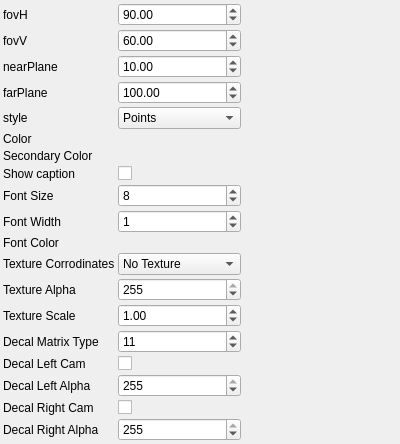
<?xml version="1.0" encoding="UTF-8"?>
<ui version="4.0">
 <class>Draw3dCameraParametersControlWidget</class>
 <widget class="QWidget" name="Draw3dCameraParametersControlWidget">
  <property name="geometry">
   <rect>
    <x>0</x>
    <y>0</y>
    <width>400</width>
    <height>300</height>
   </rect>
  </property>
  <property name="windowTitle">
   <string>Draw3dCameraParameters</string>
  </property>
   <layout class="QGridLayout" name="gridLayout">
    <property name="margin">
     <number>3</number>
    </property>
    <property name="spacing">
     <number>3</number>
    </property>
    <item row="0" column="0">
     <widget class="QLabel" name="label_0">
       <property name="text">
         <string>fovH</string>
       </property>
     </widget>
    </item>
    <item row="0" column="1">
     <widget class="QDoubleSpinBox" name="fovHSpinBox">
       <property name="toolTip">
         <string>fovH</string>
       </property>
       <property name="minimum">
        <double>0</double>
       </property>
       <property name="maximum">
        <double>180</double>
       </property>
       <property name="singleStep">
        <double>1</double>
       </property>
       <property name="value">
        <double>90</double>
       </property>
     </widget>
    </item>
    <item row="1" column="0">
     <widget class="QLabel" name="label_1">
       <property name="text">
         <string>fovV</string>
       </property>
     </widget>
    </item>
    <item row="1" column="1">
     <widget class="QDoubleSpinBox" name="fovVSpinBox">
       <property name="toolTip">
         <string>fovV</string>
       </property>
       <property name="minimum">
        <double>0</double>
       </property>
       <property name="maximum">
        <double>180</double>
       </property>
       <property name="singleStep">
        <double>1</double>
       </property>
       <property name="value">
        <double>60</double>
       </property>
     </widget>
    </item>
    <item row="2" column="0">
     <widget class="QLabel" name="label_2">
       <property name="text">
         <string>nearPlane</string>
       </property>
     </widget>
    </item>
    <item row="2" column="1">
     <widget class="QDoubleSpinBox" name="nearPlaneSpinBox">
       <property name="toolTip">
         <string>nearPlane</string>
       </property>
       <property name="minimum">
        <double>0</double>
       </property>
       <property name="maximum">
        <double>20000</double>
       </property>
       <property name="singleStep">
        <double>1</double>
       </property>
       <property name="value">
        <double>10</double>
       </property>
     </widget>
    </item>
    <item row="3" column="0">
     <widget class="QLabel" name="label_3">
       <property name="text">
         <string>farPlane</string>
       </property>
     </widget>
    </item>
    <item row="3" column="1">
     <widget class="QDoubleSpinBox" name="farPlaneSpinBox">
       <property name="toolTip">
         <string>farPlane</string>
       </property>
       <property name="minimum">
        <double>0</double>
       </property>
       <property name="maximum">
        <double>20000</double>
       </property>
       <property name="singleStep">
        <double>1</double>
       </property>
       <property name="value">
        <double>100</double>
       </property>
     </widget>
    </item>
    <item row="4" column="0">
     <widget class="QLabel" name="label_4">
       <property name="text">
         <string>style</string>
       </property>
     </widget>
    </item>
    <item row="4" column="1">
     <widget class="QComboBox" name="styleComboBox">
       <property name="currentIndex">
         <number>0</number>
       </property>
       <item>
        <property name="text">
         <string>Points</string>
        </property>
       </item>
       <item>
        <property name="text">
         <string>Wireframe</string>
        </property>
       </item>
       <item>
        <property name="text">
         <string>Filled</string>
        </property>
       </item>
       <item>
        <property name="text">
         <string>Filled And Frame</string>
        </property>
       </item>
       <item>
        <property name="text">
         <string>Textured</string>
        </property>
       </item>
       <property name="toolTip">
         <string>style</string>
       </property>
     </widget>
    </item>
    <item row="5" column="0">
     <widget class="QLabel" name="label_5">
       <property name="text">
         <string>Color</string>
       </property>
     </widget>
    </item>
    <item row="5" column="1">
     <widget class="RgbColorParametersControlWidget" name="colorControlWidget">
       <property name="toolTip">
         <string>Color</string>
       </property>
     </widget>
    </item>
    <item row="6" column="0">
     <widget class="QLabel" name="label_6">
       <property name="text">
         <string>Secondary Color</string>
       </property>
     </widget>
    </item>
    <item row="6" column="1">
     <widget class="RgbColorParametersControlWidget" name="secondaryColorControlWidget">
       <property name="toolTip">
         <string>Secondary Color</string>
       </property>
     </widget>
    </item>
    <item row="7" column="0">
     <widget class="QLabel" name="label_7">
       <property name="text">
         <string>Show caption</string>
       </property>
     </widget>
    </item>
    <item row="7" column="1">
     <widget class="QCheckBox" name="showCaptionCheckBox">
       <property name="toolTip">
         <string>Show caption</string>
       </property>
     </widget>
    </item>
    <item row="8" column="0">
     <widget class="QLabel" name="label_8">
       <property name="text">
         <string>Font Size</string>
       </property>
     </widget>
    </item>
    <item row="8" column="1">
     <widget class="QSpinBox" name="fontSizeSpinBox">
       <property name="toolTip">
         <string>Font Size</string>
       </property>
       <property name="minimum">
        <number>0</number>
       </property>
       <property name="maximum">
        <number>255</number>
       </property>
       <property name="singleStep">
        <number>1</number>
       </property>
       <property name="value">
        <number>8</number>
       </property>
     </widget>
    </item>
    <item row="9" column="0">
     <widget class="QLabel" name="label_9">
       <property name="text">
         <string>Font Width</string>
       </property>
     </widget>
    </item>
    <item row="9" column="1">
     <widget class="QSpinBox" name="fontWidthSpinBox">
       <property name="toolTip">
         <string>Font Width</string>
       </property>
       <property name="minimum">
        <number>0</number>
       </property>
       <property name="maximum">
        <number>255</number>
       </property>
       <property name="singleStep">
        <number>1</number>
       </property>
       <property name="value">
        <number>1</number>
       </property>
     </widget>
    </item>
    <item row="10" column="0">
     <widget class="QLabel" name="label_10">
       <property name="text">
         <string>Font Color</string>
       </property>
     </widget>
    </item>
    <item row="10" column="1">
     <widget class="RgbColorParametersControlWidget" name="fontColorControlWidget">
       <property name="toolTip">
         <string>Font Color</string>
       </property>
     </widget>
    </item>
    <item row="11" column="0">
     <widget class="QLabel" name="label_11">
       <property name="text">
         <string>Texture Corrodinates</string>
       </property>
     </widget>
    </item>
    <item row="11" column="1">
     <widget class="QComboBox" name="textureCorrodinatesComboBox">
       <property name="currentIndex">
         <number>0</number>
       </property>
       <item>
        <property name="text">
         <string>No Texture</string>
        </property>
       </item>
       <item>
        <property name="text">
         <string>Auto Decide</string>
        </property>
       </item>
       <item>
        <property name="text">
         <string>Force Texture</string>
        </property>
       </item>
       <property name="toolTip">
         <string>Texture Corrodinates</string>
       </property>
     </widget>
    </item>
    <item row="12" column="0">
     <widget class="QLabel" name="label_12">
       <property name="text">
         <string>Texture Alpha</string>
       </property>
     </widget>
    </item>
    <item row="12" column="1">
     <widget class="QSpinBox" name="textureAlphaSpinBox">
       <property name="toolTip">
         <string>Texture Alpha</string>
       </property>
       <property name="minimum">
        <number>0</number>
       </property>
       <property name="maximum">
        <number>255</number>
       </property>
       <property name="singleStep">
        <number>1</number>
       </property>
       <property name="value">
        <number>255</number>
       </property>
     </widget>
    </item>
    <item row="13" column="0">
     <widget class="QLabel" name="label_13">
       <property name="text">
         <string>Texture Scale</string>
       </property>
     </widget>
    </item>
    <item row="13" column="1">
     <widget class="QDoubleSpinBox" name="textureScaleSpinBox">
       <property name="toolTip">
         <string>Texture Scale</string>
       </property>
       <property name="minimum">
        <double>0</double>
       </property>
       <property name="maximum">
        <double>2000</double>
       </property>
       <property name="singleStep">
        <double>1</double>
       </property>
       <property name="value">
        <double>1</double>
       </property>
     </widget>
    </item>
    <item row="14" column="0">
     <widget class="QLabel" name="label_14">
       <property name="text">
         <string>Decal Matrix Type</string>
       </property>
     </widget>
    </item>
    <item row="14" column="1">
     <widget class="QSpinBox" name="decalMatrixTypeSpinBox">
       <property name="toolTip">
         <string>Decal Matrix Type</string>
       </property>
       <property name="minimum">
        <number>0</number>
       </property>
       <property name="maximum">
        <number>19</number>
       </property>
       <property name="singleStep">
        <number>1</number>
       </property>
       <property name="value">
        <number>11</number>
       </property>
     </widget>
    </item>
    <item row="15" column="0">
     <widget class="QLabel" name="label_15">
       <property name="text">
         <string>Decal Left Cam</string>
       </property>
     </widget>
    </item>
    <item row="15" column="1">
     <widget class="QCheckBox" name="decalLeftCamCheckBox">
       <property name="toolTip">
         <string>Decal Left Cam</string>
       </property>
     </widget>
    </item>
    <item row="16" column="0">
     <widget class="QLabel" name="label_16">
       <property name="text">
         <string>Decal Left Alpha</string>
       </property>
     </widget>
    </item>
    <item row="16" column="1">
     <widget class="QSpinBox" name="decalLeftAlphaSpinBox">
       <property name="toolTip">
         <string>Decal Left Alpha</string>
       </property>
       <property name="minimum">
        <number>0</number>
       </property>
       <property name="maximum">
        <number>255</number>
       </property>
       <property name="singleStep">
        <number>1</number>
       </property>
       <property name="value">
        <number>255</number>
       </property>
     </widget>
    </item>
    <item row="17" column="0">
     <widget class="QLabel" name="label_17">
       <property name="text">
         <string>Decal Right Cam</string>
       </property>
     </widget>
    </item>
    <item row="17" column="1">
     <widget class="QCheckBox" name="decalRightCamCheckBox">
       <property name="toolTip">
         <string>Decal Right Cam</string>
       </property>
     </widget>
    </item>
    <item row="18" column="0">
     <widget class="QLabel" name="label_18">
       <property name="text">
         <string>Decal Right Alpha</string>
       </property>
     </widget>
    </item>
    <item row="18" column="1">
     <widget class="QSpinBox" name="decalRightAlphaSpinBox">
       <property name="toolTip">
         <string>Decal Right Alpha</string>
       </property>
       <property name="minimum">
        <number>0</number>
       </property>
       <property name="maximum">
        <number>255</number>
       </property>
       <property name="singleStep">
        <number>1</number>
       </property>
       <property name="value">
        <number>255</number>
       </property>
     </widget>
    </item>
   <item row="19" column="0">
    <spacer name="verticalSpacer">
     <property name="orientation">
      <enum>Qt::Vertical</enum>
     </property>
     <property name="sizeHint" stdset="0">
      <size>
       <width>0</width>
       <height>0</height>
      </size>
     </property>
    </spacer>
   </item>
   <item row="19" column="2">
    <spacer name="horizontalSpacer">
     <property name="orientation">
      <enum>Qt::Horizontal</enum>
     </property>
     <property name="sizeHint" stdset="0">
      <size>
       <width>0</width>
       <height>0</height>
      </size>
     </property>
    </spacer>
   </item>
  </layout>
 </widget>
 <layoutdefault spacing="3" margin="3"/>
 <resources/>
 <connections>
  <connection>
   <sender>fovHSpinBox</sender>
   <signal>valueChanged(double)</signal>
   <receiver>Draw3dCameraParametersControlWidget</receiver>
   <slot>changeParameters()</slot>
  </connection>
  <connection>
   <sender>fovVSpinBox</sender>
   <signal>valueChanged(double)</signal>
   <receiver>Draw3dCameraParametersControlWidget</receiver>
   <slot>changeParameters()</slot>
  </connection>
  <connection>
   <sender>nearPlaneSpinBox</sender>
   <signal>valueChanged(double)</signal>
   <receiver>Draw3dCameraParametersControlWidget</receiver>
   <slot>changeParameters()</slot>
  </connection>
  <connection>
   <sender>farPlaneSpinBox</sender>
   <signal>valueChanged(double)</signal>
   <receiver>Draw3dCameraParametersControlWidget</receiver>
   <slot>changeParameters()</slot>
  </connection>
  <connection>
   <sender>styleComboBox</sender>
   <signal>currentIndexChanged(int)</signal>
   <receiver>Draw3dCameraParametersControlWidget</receiver>
   <slot>changeParameters()</slot>
  </connection>
  <connection>
   <sender>colorControlWidget</sender>
   <signal>paramsChanged()</signal>
   <receiver>Draw3dCameraParametersControlWidget</receiver>
   <slot>changeParameters()</slot>
  </connection>
  <connection>
   <sender>secondaryColorControlWidget</sender>
   <signal>paramsChanged()</signal>
   <receiver>Draw3dCameraParametersControlWidget</receiver>
   <slot>changeParameters()</slot>
  </connection>
  <connection>
   <sender>showCaptionCheckBox</sender>
   <signal>stateChanged(int)</signal>
   <receiver>Draw3dCameraParametersControlWidget</receiver>
   <slot>changeParameters()</slot>
  </connection>
  <connection>
   <sender>fontSizeSpinBox</sender>
   <signal>valueChanged(int)</signal>
   <receiver>Draw3dCameraParametersControlWidget</receiver>
   <slot>changeParameters()</slot>
  </connection>
  <connection>
   <sender>fontWidthSpinBox</sender>
   <signal>valueChanged(int)</signal>
   <receiver>Draw3dCameraParametersControlWidget</receiver>
   <slot>changeParameters()</slot>
  </connection>
  <connection>
   <sender>fontColorControlWidget</sender>
   <signal>paramsChanged()</signal>
   <receiver>Draw3dCameraParametersControlWidget</receiver>
   <slot>changeParameters()</slot>
  </connection>
  <connection>
   <sender>textureCorrodinatesComboBox</sender>
   <signal>currentIndexChanged(int)</signal>
   <receiver>Draw3dCameraParametersControlWidget</receiver>
   <slot>changeParameters()</slot>
  </connection>
  <connection>
   <sender>textureAlphaSpinBox</sender>
   <signal>valueChanged(int)</signal>
   <receiver>Draw3dCameraParametersControlWidget</receiver>
   <slot>changeParameters()</slot>
  </connection>
  <connection>
   <sender>textureScaleSpinBox</sender>
   <signal>valueChanged(double)</signal>
   <receiver>Draw3dCameraParametersControlWidget</receiver>
   <slot>changeParameters()</slot>
  </connection>
  <connection>
   <sender>decalMatrixTypeSpinBox</sender>
   <signal>valueChanged(int)</signal>
   <receiver>Draw3dCameraParametersControlWidget</receiver>
   <slot>changeParameters()</slot>
  </connection>
  <connection>
   <sender>decalLeftCamCheckBox</sender>
   <signal>stateChanged(int)</signal>
   <receiver>Draw3dCameraParametersControlWidget</receiver>
   <slot>changeParameters()</slot>
  </connection>
  <connection>
   <sender>decalLeftAlphaSpinBox</sender>
   <signal>valueChanged(int)</signal>
   <receiver>Draw3dCameraParametersControlWidget</receiver>
   <slot>changeParameters()</slot>
  </connection>
  <connection>
   <sender>decalRightCamCheckBox</sender>
   <signal>stateChanged(int)</signal>
   <receiver>Draw3dCameraParametersControlWidget</receiver>
   <slot>changeParameters()</slot>
  </connection>
  <connection>
   <sender>decalRightAlphaSpinBox</sender>
   <signal>valueChanged(int)</signal>
   <receiver>Draw3dCameraParametersControlWidget</receiver>
   <slot>changeParameters()</slot>
  </connection>
 </connections>
 <slots>
  <slot>changeParameters()</slot>
 </slots>
 <customwidgets>
  <customwidget>
   <class>RgbColorParametersControlWidget</class>
   <extends>QWidget</extends>
   <header>rgbColorParametersControlWidget.h</header>
   <container>1</container>
  </customwidget>
  <customwidget>
   <class>RgbColorParametersControlWidget</class>
   <extends>QWidget</extends>
   <header>rgbColorParametersControlWidget.h</header>
   <container>1</container>
  </customwidget>
  <customwidget>
   <class>RgbColorParametersControlWidget</class>
   <extends>QWidget</extends>
   <header>rgbColorParametersControlWidget.h</header>
   <container>1</container>
  </customwidget>
 </customwidgets>
</ui>
